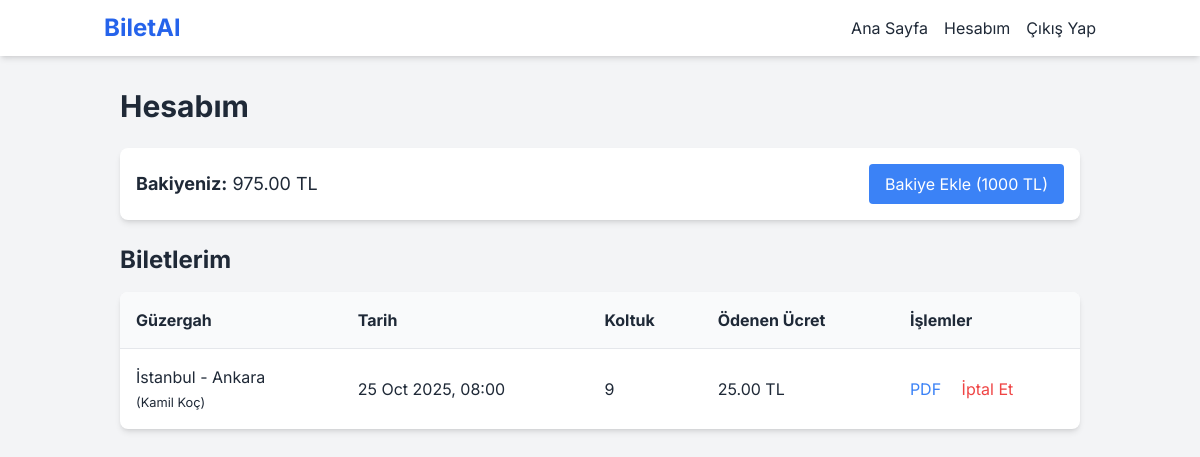
/hesabim.php (signed in), run on the app's committed database.
### tables this page shows
CREATE TABLE users (
                id INTEGER PRIMARY KEY AUTOINCREMENT, fullname TEXT NOT NULL, email TEXT NOT NULL UNIQUE,
                password TEXT NOT NULL, role TEXT NOT NULL DEFAULT 'User', company_id INTEGER,
                balance REAL NOT NULL DEFAULT 0.0, FOREIGN KEY (company_id) REFERENCES companies(id)
            );

CREATE TABLE bookings (
                id INTEGER PRIMARY KEY AUTOINCREMENT, user_id INTEGER NOT NULL, trip_id INTEGER NOT NULL,
                seat_number INTEGER NOT NULL, price_paid REAL NOT NULL, booking_time TEXT DEFAULT CURRENT_TIMESTAMP,
                FOREIGN KEY (user_id) REFERENCES users(id), FOREIGN KEY (trip_id) REFERENCES trips(id)
            );

CREATE TABLE trips (
                id INTEGER PRIMARY KEY AUTOINCREMENT, company_id INTEGER NOT NULL, departure_location TEXT NOT NULL,
                arrival_location TEXT NOT NULL, departure_time TEXT NOT NULL, price REAL NOT NULL,
                seat_count INTEGER NOT NULL, FOREIGN KEY (company_id) REFERENCES companies(id)
            );

CREATE TABLE companies (id INTEGER PRIMARY KEY AUTOINCREMENT, name TEXT NOT NULL UNIQUE, created_at TEXT DEFAULT CURRENT_TIMESTAMP);

### hesabim.php (the view, shortened to what this page needs)
<?php
require_once 'config.php';
$stmt = $pdo->prepare("SELECT balance FROM users WHERE id = ?");
$stmt->execute([$_SESSION['user_id']]);
$balance = $stmt->fetchColumn();
$stmt = $pdo->prepare("SELECT b.*, t.departure_location, t.arrival_location, t.departure_time, c.name as company_name FROM bookings b JOIN trips t ON b.trip_id = t.id JOIN companies c ON t.company_id = c.id WHERE b.user_id = ? ORDER BY t.departure_time DESC");
$stmt->execute([$_SESSION['user_id']]);
$bookings = $stmt->fetchAll();
include 'header.php';
?>
<h1 class="text-3xl font-bold mb-6">Hesabım</h1>
<div class="flex justify-between items-center mb-6 bg-white p-4 rounded-lg shadow-md">
    <p class="text-lg"><strong>Bakiyeniz:</strong> <?php echo number_format($balance, 2); ?> TL</p>
    <form action="hesabim.php" method="POST">
        <button type="submit" name="add_balance" class="bg-blue-500 text-white px-4 py-2 rounded hover:bg-blue-600">Bakiye Ekle (1000 TL)</button>
    </form>
</div>
<h2 class="text-2xl font-bold mb-4">Biletlerim</h2>
<div class="bg-white rounded-lg shadow-md overflow-x-auto">
    <table class="w-full text-left">
        <thead class="bg-gray-50">
           <tr>
               <th class="p-4">Güzergah</th>
               <th class="p-4">Tarih</th>
               <th class="p-4">Koltuk</th>
               <th class="p-4">Ödenen Ücret</th>
               <th class="p-4">İşlemler</th>
           </tr>
        </thead>
        <tbody>
            <?php if (empty($bookings)): ?>
                <tr><td colspan="5" class="p-4 text-center">Hiç biletiniz bulunmuyor.</td></tr>
            <?php else: ?>
                <?php foreach($bookings as $booking):
                    $can_cancel = (new DateTime($booking['departure_time']) > (new DateTime())->add(new DateInterval('PT1H')));
                ?>
                <tr class="border-t">
                    <td class="p-4"><?php echo htmlspecialchars($booking['departure_location']) . ' - ' . htmlspecialchars($booking['arrival_location']); ?> <br><small>(<?php echo htmlspecialchars($booking['company_name']); ?>)</small></td>
                    <td class="p-4"><?php echo date('d M Y, H:i', strtotime($booking['departure_time'])); ?></td>
                    <td class="p-4"><?php echo $booking['seat_number']; ?></td>
                    <td class="p-4"><?php echo number_format($booking['price_paid'], 2); ?> TL</td>
                    <td class="p-4">
                         <a href="biletgoruntule.php?booking_id=<?php echo $booking['id']; ?>" class="text-blue-500 hover:underline mr-4" target="_blank">PDF</a>
                         <?php if ($can_cancel): ?>
                         <form action="hesabim.php" method="POST" class="inline" onsubmit="return confirm('Bu bileti iptal etmek istediğinize emin misiniz?');">
                             <button type="submit" name="cancel_booking" class="text-red-500 hover:underline">İptal Et</button>
                         </form>
                         <?php endif; ?>
                    </td>
                </tr>
                <?php endforeach; ?>
            <?php endif; ?>
        </tbody>
    </table>
</div>
<?php require_once 'footer.php'; ?>

### header.php (style rules this page uses)
body { font-family: 'Inter', sans-serif; }

### data on the page
users: balance "975.00"
bookings: trip.departure_location "İstanbul", trip.arrival_location "Ankara", companies.name "Kamil Koç", trip.departure_time "25 Oct 2025, 08:00", seat_number "9", price_paid "25.00"
